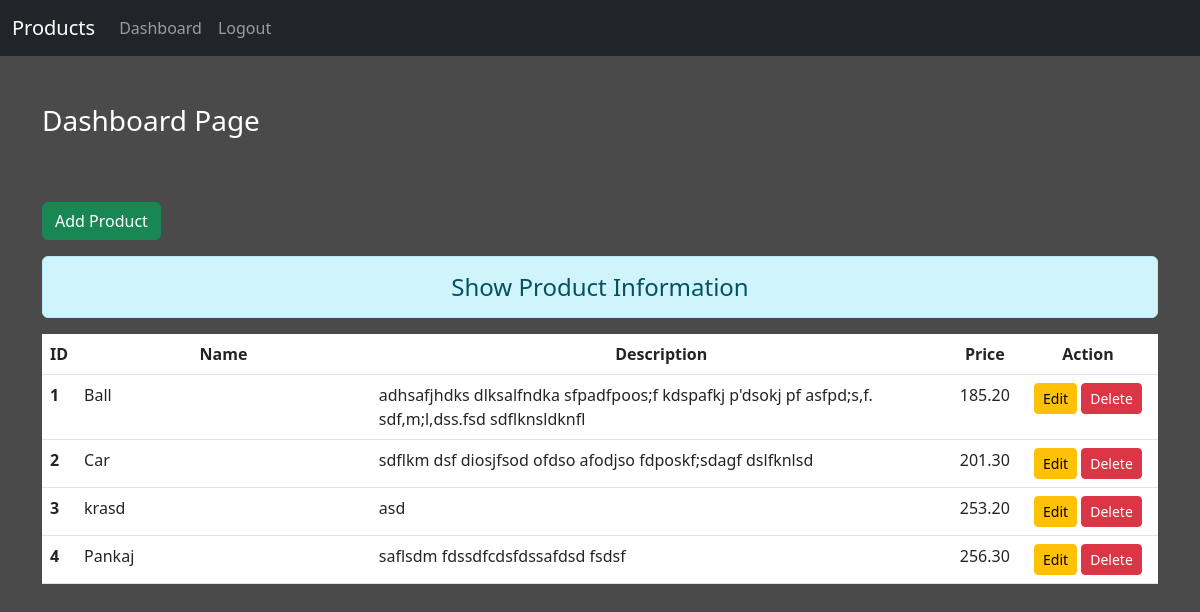
The page /dashboard/ (signed in) on the database its author committed.
### core/models.py (models this page shows)
class Product(models.Model):
  name=models.CharField(max_length=30)
  desc=models.TextField(max_length=500)
  price=models.DecimalField(max_digits=5,decimal_places=2)

### core/views.py (the view)
# urls.py: path('dashboard/',views.dashboard,name='dashboard'),
def dashboard(request):
    if request.user.is_authenticated:
        products = Product.objects.all()
        return render(request, 'core/dashboard.html', {'products': products})
    else:
        return HttpResponseRedirect('/login')

### core/templates/core/dashboard.html (shortened to what this page needs)
{% extends 'core/base.html' %}
{% load static %}
{% block content %}
<div class="col-sm-12">
  <h3 class="text-white my-5">Dashboard Page</h3>
    <a href="{% url 'addproduct' %}" class="btn btn-success mt-3">Add Product</a>
    <h4 class="text-center alert alert-info mt-3">Show Product Information</h4>
    {% if products %}
        <table class="table table-hover bg-white">
        <thead>
            <tr class="text-center">
                <th scope="col" style="width:2%">ID</th>
                <th scope="col" style="width:28%">Name</th>
                <th scope="col" style="width:55%">Description</th>
                <th scope="col" style="width:2%">Price</th>
                <th scope="col" style="width:15%">Action</th>
            </tr>
        </thead>
        <tbody>
        {% for product in products %}
            <tr>
                <th scope="row">{{ product.id }}</th>
                <td>{{ product.name }}</td>
                <td>{{ product.desc }}</td>
                <td>{{ product.price }}</td>
                <td class="text-center">
                    <a href="{% url 'editproduct' product.id %}" class="btn btn-warning btn-sm">Edit</a>
                    <form action="{% url 'delproduct' product.id %}" method="post" class="d-inline">{% csrf_token %} <input type="submit" value="Delete" class="btn btn-danger btn-sm"></form>
                </td>
            </tr>
        {% endfor %}
        </tbody>
        </table>
    {% else %}
        <h4 class="text-center alert alert-warning">No Products</h4>
    {% endif %}
</div>
{% endblock content %}

### core/static/core/css/style.css (style rules this page uses)
body { background-color: rgb(75,74,74); color:antiquewhite; }

### rows shown on the page
Product: id "1", name "Ball", desc "adhsafjhdks dlksalfndka sfpadfpoos;f kdspafkj p'dsokj pf asfpd;s,f. sdf,m;l,dss.fsd sdflknsldknfl", price "185.20"
Product: id "2", name "Car", desc "sdflkm dsf diosjfsod ofdso afodjso fdposkf;sdagf dslfknlsd", price "201.30"
Product: id "3", name "krasd", desc "asd", price "253.20"
Product: id "4", name "Pankaj", desc "saflsdm fdssdfcdsfdssafdsd fsdsf", price "256.30"
